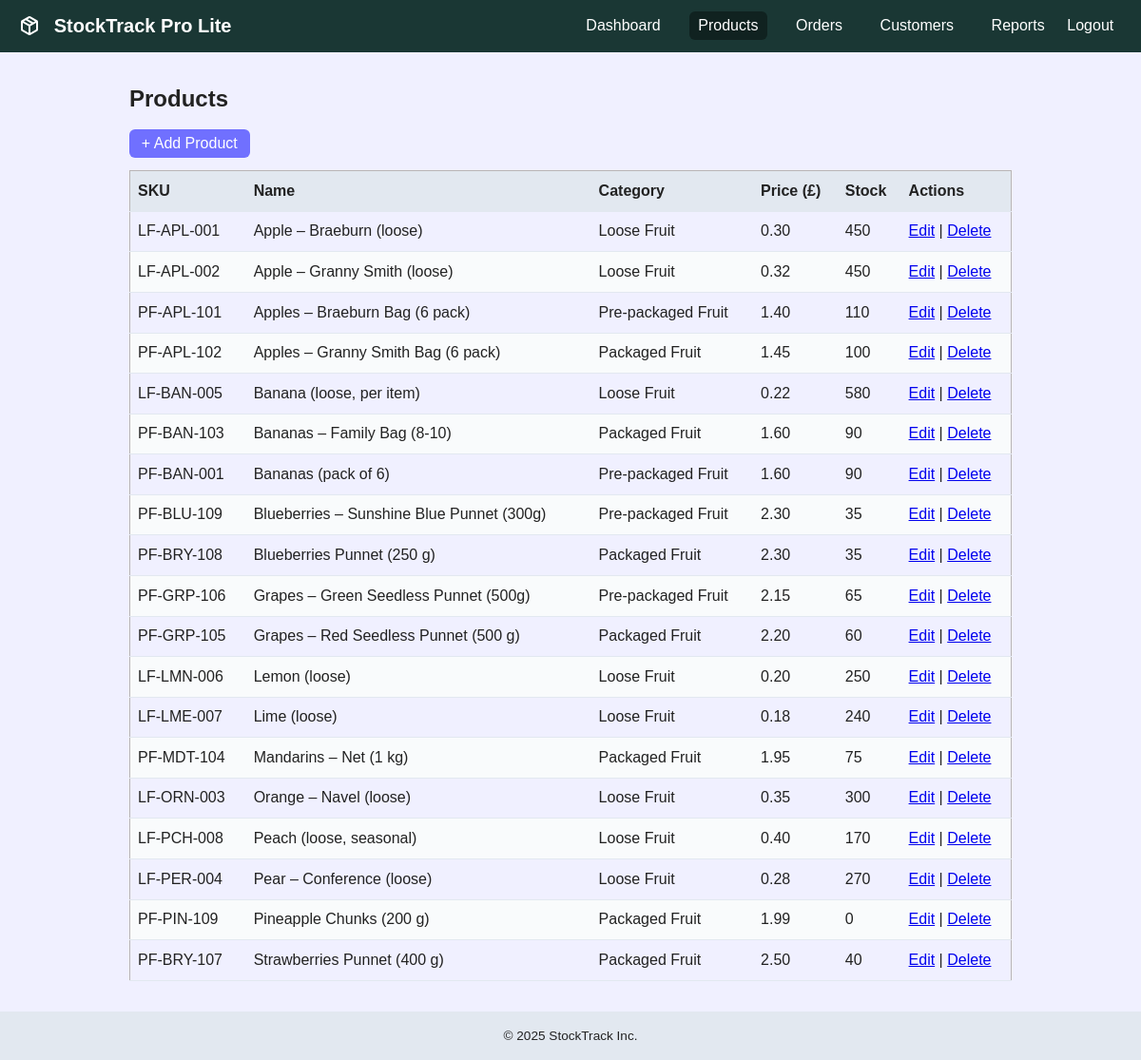
Screenshot of /StockTrackProLite/products.php with the database file from the repository.
### tables this page shows
CREATE TABLE `products` (
  `id` int(11) NOT NULL AUTO_INCREMENT,
  `sku` varchar(30) NOT NULL,
  `name` varchar(100) NOT NULL,
  `category_id` int(11) DEFAULT NULL,
  `price` decimal(10,2) NOT NULL,
  `stock` int(11) NOT NULL DEFAULT 0,
  `is_active` TINYINT(1) NOT NULL DEFAULT 1,
  `country` VARCHAR(50) NOT NULL,
  `class` VARCHAR(10) NOT NULL,
  `pack_uom` VARCHAR(10) NOT NULL,
  `default_pack_weight` DECIMAL(7,3) DEFAULT NULL,
  `best_before_days` INT(4) NOT NULL,
  `lot_prefix` VARCHAR(10) NOT NULL,
  PRIMARY KEY (`id`),
  KEY `category_id` (`category_id`),
  CONSTRAINT `products_ibfk_1` FOREIGN KEY (`category_id`) REFERENCES `categories` (`id`)
);

### StockTrackProLite/products.php (the view)
<?php
include __DIR__ . '/includes/db.php';
include __DIR__ . '/includes/header.php';
$res = mysqli_query($conn, "SELECT p.id, p.sku, p.name, p.price, p.stock,
           IFNULL(c.name,'-') AS category
    FROM products p
    LEFT JOIN categories c ON c.id = p.category_id
    WHERE p.is_active = 1
    ORDER BY p.name
");
?>
<h2>Products</h2>
<p>
    <a href="add_product.php" class="btn">+ Add Product</a>
</p>
<table>
    <thead>
        <tr>
            <th>SKU</th><th>Name</th><th>Category</th>
            <th>Price (£)</th><th>Stock</th><th>Actions</th>
        </tr>
    </thead>
    <tbody>
<?php if (mysqli_num_rows($res) === 0): ?>
        <tr><td colspan="6">No products yet.</td></tr>
<?php else: while ($row = mysqli_fetch_assoc($res)): ?>
        <tr>
            <td><?php echo htmlspecialchars($row['sku']); ?></td>
            <td><?php echo htmlspecialchars($row['name']); ?></td>
            <td><?php echo htmlspecialchars($row['category']); ?></td>
            <td><?php echo number_format($row['price'],2); ?></td>
            <td><?php echo $row['stock']; ?></td>
            <td>
                <a href="product_edit.php?id=<?php echo $row['id']; ?>">Edit</a> |
                <a href="product_delete.php?id=<?php echo $row['id']; ?>"
                   onclick="return confirm('Delete this product?');">Delete</a>
            </td>
        </tr>
<?php endwhile; endif; ?>
    </tbody>
</table>
<?php include __DIR__ . '/includes/footer.php'; ?>

### css/style.css (style rules this page uses)
:root { --primary: #1a3734; --primary-dark: #102220; --secondary: #7070ff; --background: #f0f0ff; --card: #ffffff; --border: #b9b5b5; --btn-secondary: #325730; --gray: #e2e8f0; --text: #222; --text-light: #fff; --radius: 6px; }
* { box-sizing: border-box; }
body { margin: 0; font-family: Cabin, Arial, Helvetica, sans-serif; background: var(--background); color: var(--text); line-height: 1.4; }
table { width: 100%; border-collapse: collapse; margin-bottom: 1.5rem; border: 1px solid var(--border) }
th, td { padding: .6rem .5rem; border-bottom: 1px solid var(--gray); text-align: left; }
th { background: var(--gray); font-weight: 600; }
tr:nth-child(even) { background: #f9fbfc; }
.btn { background: var(--secondary); color: var(--text-light); padding: .4rem .8rem; border-radius: var(--radius); text-decoration: none; }

### rows the page displays
products: sku "LF-APL-001", name "Apple – Braeburn (loose)", category "Loose Fruit", price "0.30", stock "450"
products: sku "LF-APL-002", name "Apple – Granny Smith (loose)", category "Loose Fruit", price "0.32", stock "450"
products: sku "PF-APL-101", name "Apples – Braeburn Bag (6 pack)", category "Pre-packaged Fruit", price "1.40", stock "110"
products: sku "PF-APL-102", name "Apples – Granny Smith Bag (6 pack)", category "Packaged Fruit", price "1.45", stock "100"
products: sku "LF-BAN-005", name "Banana (loose, per item)", category "Loose Fruit", price "0.22", stock "580"
products: sku "PF-BAN-103", name "Bananas – Family Bag (8-10)", category "Packaged Fruit", price "1.60", stock "90"
products: sku "PF-BAN-001", name "Bananas (pack of 6)", category "Pre-packaged Fruit", price "1.60", stock "90"
products: sku "PF-BLU-109", name "Blueberries – Sunshine Blue Punnet (300g)", category "Pre-packaged Fruit", price "2.30", stock "35"
products: sku "PF-BRY-108", name "Blueberries Punnet (250 g)", category "Packaged Fruit", price "2.30", stock "35"
products: sku "PF-GRP-106", name "Grapes – Green Seedless Punnet (500g)", category "Pre-packaged Fruit", price "2.15", stock "65"
products: sku "PF-GRP-105", name "Grapes – Red Seedless Punnet (500 g)", category "Packaged Fruit", price "2.20", stock "60"
products: sku "LF-LMN-006", name "Lemon (loose)", category "Loose Fruit", price "0.20", stock "250"
products: sku "LF-LME-007", name "Lime (loose)", category "Loose Fruit", price "0.18", stock "240"
products: sku "PF-MDT-104", name "Mandarins – Net (1 kg)", category "Packaged Fruit", price "1.95", stock "75"
products: sku "LF-ORN-003", name "Orange – Navel (loose)", category "Loose Fruit", price "0.35", stock "300"
products: sku "LF-PCH-008", name "Peach (loose, seasonal)", category "Loose Fruit", price "0.40", stock "170"
products: sku "LF-PER-004", name "Pear – Conference (loose)", category "Loose Fruit", price "0.28", stock "270"
products: sku "PF-PIN-109", name "Pineapple Chunks (200 g)", category "Packaged Fruit", price "1.99", stock "0"
products: sku "PF-BRY-107", name "Strawberries Punnet (400 g)", category "Packaged Fruit", price "2.50", stock "40"
